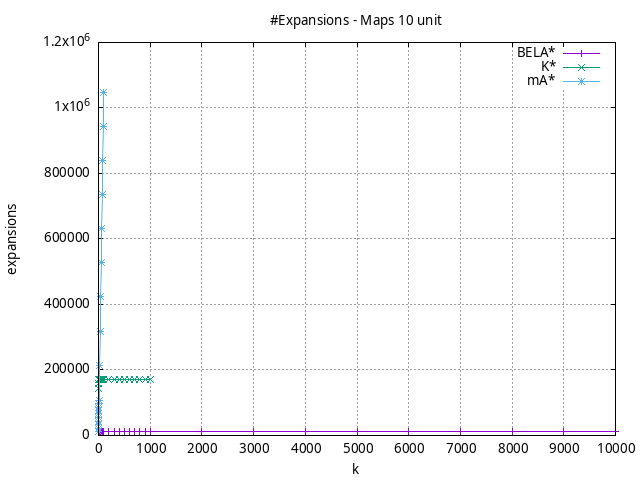

The script that saved this image:
#!/usr/bin/gnuplot
# -*- coding: utf-8 -*-
#
# results/maps/unit/10/random512-10.heuristic.unit.expansions.gnuplot
#
# Started on 04/02/2024 21:34:10
# Author: Carlos Linares López
set grid
set xlabel "k"
set ylabel "expansions"

set title "#Expansions - Maps 10 unit"

set terminal png enhanced font "Ariel,10"
set output 'random512-10.heuristic.unit.expansions.png'

plot "-" title "BELA$^*$"      with linesp, "-" title "K$^*$"      with linesp, "-" title "mA$^*$"      with linesp

	1 11809.25
	5 11813.09
	10 11816.19
	50 11823.35
	100 11826.92
	500 11836.06
	1000 11841.99
	5000 11852.64
	10000 11856.64
end
	1 13534.28
	5 170904.97
	10 170904.97
	50 170904.97
	100 170904.97
	500 170904.97
	1000 170904.97
end
	1 11809.25
	5 54965.83
	10 108292.38
	50 528246.21
	100 1047714.97
end
